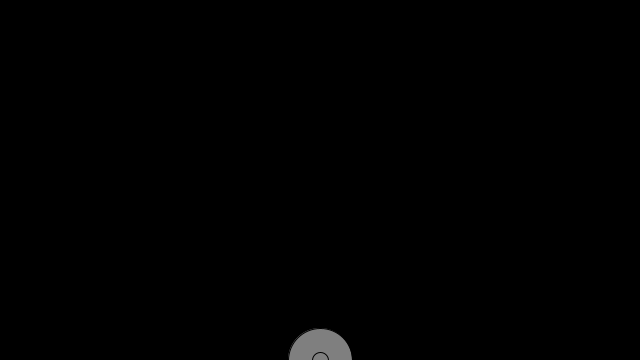
Frame 1 (no input)
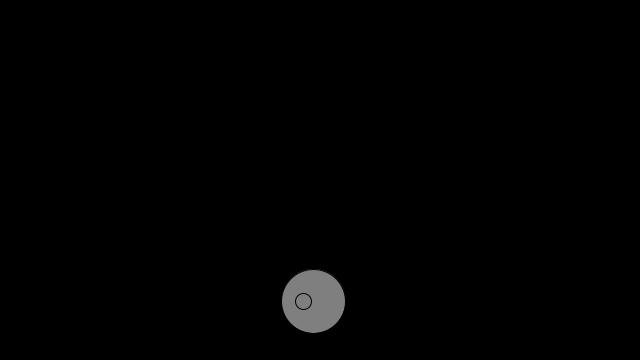
Frame 60 (the mouse pressed at the canvas centre just before this capture)
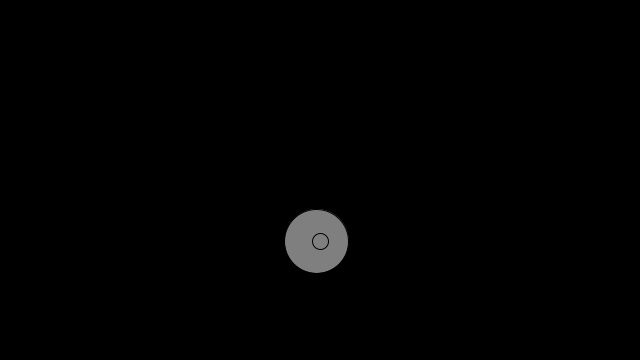
Frame 120 (the mouse held since frame 60 and released just before this capture)

The Processing sketch that drew these frames (run headless with seeded random() and noise(); from frame 60 on, the mouse is pressed at the canvas centre):

// Processing sketch: sketch_36_constructor_arguments
// ── sketch_36_constructor_arguments.pde
Bubble b;
Bubble b1;
void setup(){
  size(640,360);
  b = new Bubble(64);
  b1 = new Bubble(16);
}

void draw(){
  background(0);
  b.display();
  b1.display();
  b.ascend();
  b1.ascend();
  b.top();
  b1.top();
  
  //b.top();
  
}

// ── Bubble.pde
class Bubble{
  float x;
  float y;
  float diameter;
  float clr;
  
  Bubble(float temp){
    x=width/2;
    y=height;
    diameter = temp;
    clr=127;
    
  }
  void ascend(){
    y--;
    x = x+random(-2,2);
  }
  
  
  void display(){
    stroke(0);
    fill(clr);
    ellipse(x,y,diameter,diameter);
  }
  void pop(){
    diameter=0;
  }
  void top(){
    if(y<diameter/2){
      y=diameter/2 ;
    }
      
  }    
  void clr(){
    clr=255;
  }
}
